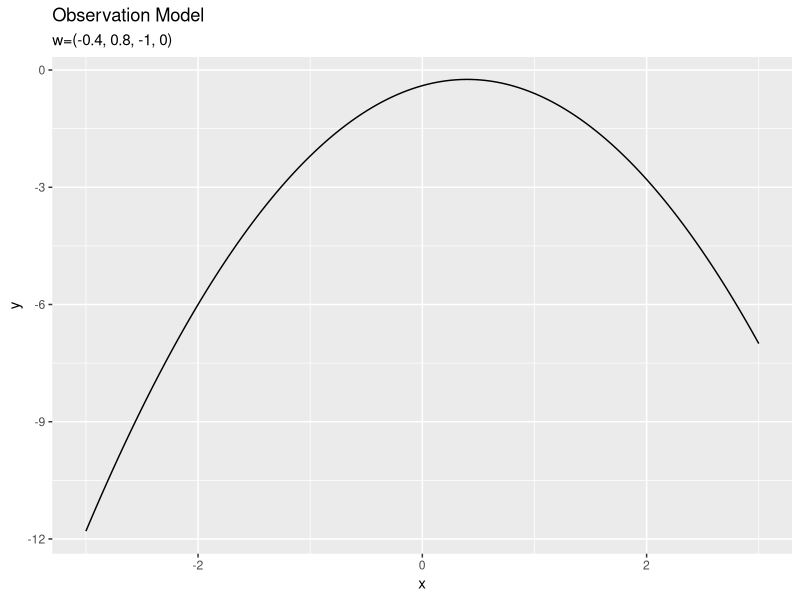
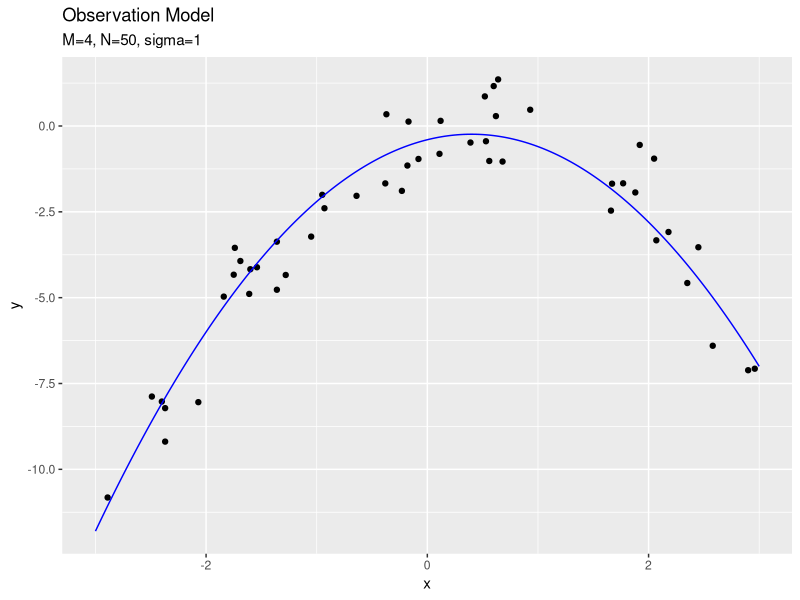
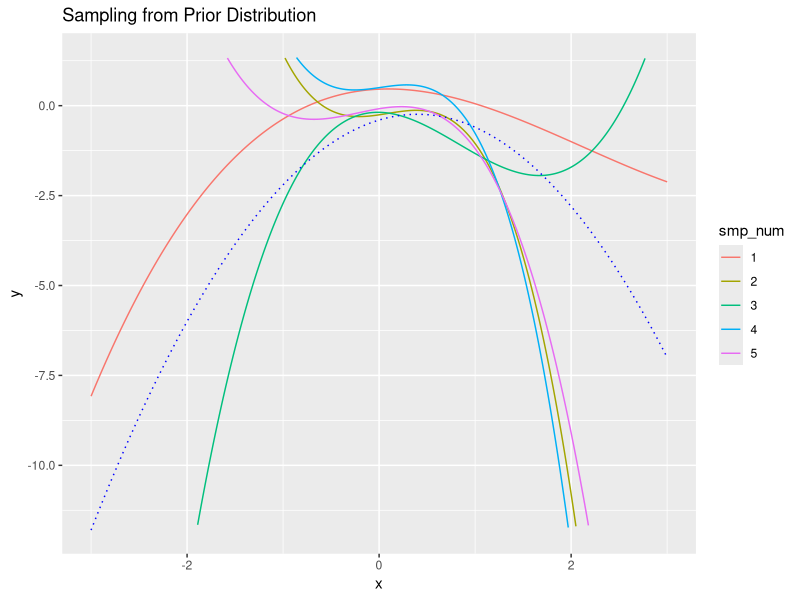
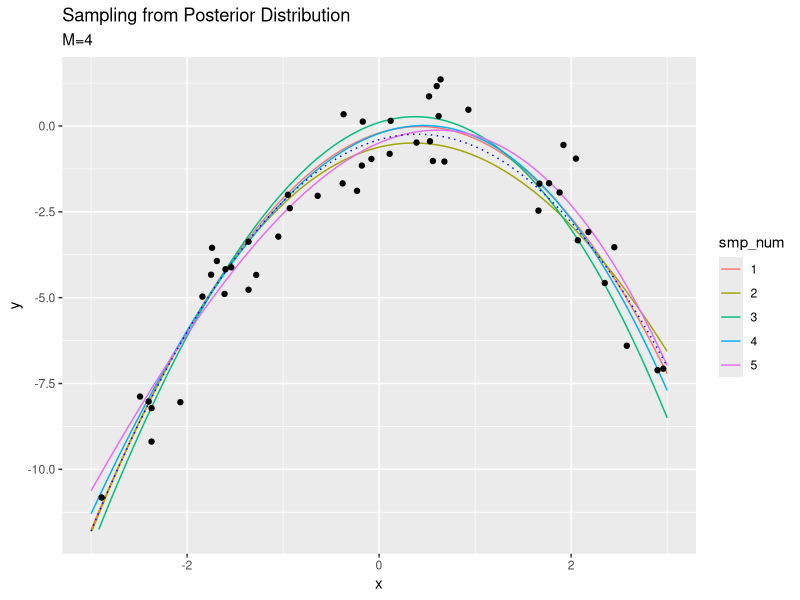
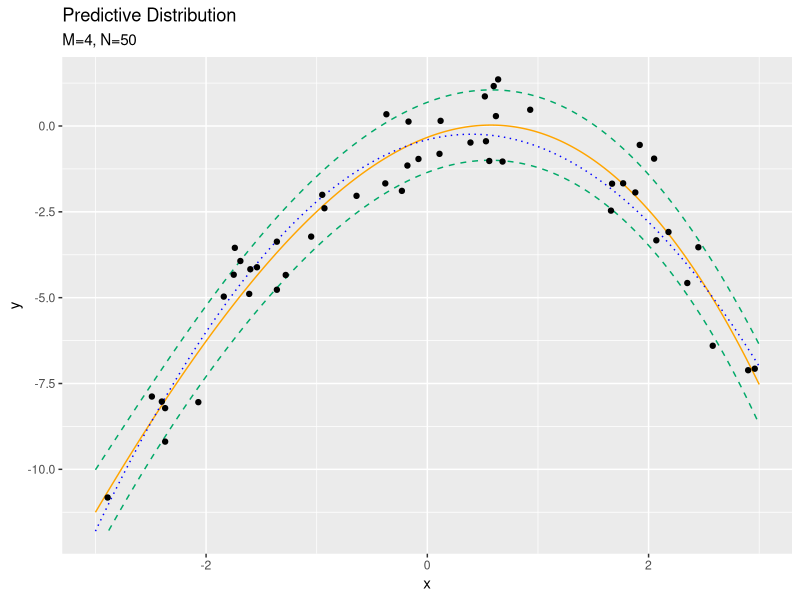

Reproduce these figures in R, in order. (Note: this script raises an error after producing the figures.)

# ch3.5 線形回帰の例 ------------------------------------------------------------

# 利用パッケージ
library(tidyverse)
library(mvtnorm)


# ch3.5.1 モデルの構築 ----------------------------------------------------------

# (1, x, ..., x^(n-1))のベクトル作成関数を定義
x_vector <- function(x_n, M) {
  x_mn <- matrix(NA, nrow = M, ncol = length(x_n))
  for(m in 1:M) {
    x_mn[m, ] <- x_n^(m-1)
  }
  x_mn
}


# 観測モデルのパラメータを指定
M_truth <- 4
sigma <- 1
lambda <- 1 / sigma^2
w_m <- sample(x = seq(-1, 1, by = 0.1), size = M_truth) %>% 
  matrix()


# 作図用のx軸の値
x_line <- seq(-3, 3, by = 0.01)
y_line <- t(w_m) %*% x_vector(x_line, M_truth) %>% 
  as.vector()

# ノイズを含まない観測モデルを作図
model_df <- tibble(
  x = x_line, 
  y = y_line
)
ggplot(model_df, aes(x, y)) + 
  geom_line() + 
  labs(title = "Observation Model", 
       subtitle = paste0("w=(", paste0(round(w_m, 1), collapse = ', '), ")"))


# データをサンプリング
N <- 50
smp_x_n <- sample(seq(min(x_line), max(x_line), by = 0.01), size = N, replace = TRUE)
y_1n <- t(w_m) %*% x_vector(smp_x_n, M_truth) + rnorm(n = N, mean = 0, sd = sqrt(1 / lambda))

# 観測データの散布図を作成
sample_df <- tibble(
  x = smp_x_n, 
  y = as.vector(y_1n)
)
ggplot() + 
  geom_point(data = sample_df, aes(x, y)) + # 観測データ
  geom_line(data = model_df, aes(x, y), color = "blue") + # ノイズなし観測モデル
  labs(title = "Observation Model", 
       subtitle = paste0("M=", M_truth, ", N=", N, ", sigma=", round(sqrt(1 / lambda), 1)))


# 事前分布のパラメータを指定
M <- 4
m_m <- matrix(rep(0, M), nrow = M, ncol = 1)
sigma_mm <- diag(M)
lambda_mm <- solve(sigma_mm^2)

# xのベクトルを作成
x_mn <- x_vector(smp_x_n, M)
x_mline <- x_vector(x_line, M)


# 事前分布からのwのサンプリングによるモデルを比較
smp_model_df <- tibble()
for(i in 1:5) {
  tmp_df <- tibble(
    x = x_line, 
    y = as.vector(
      mvtnorm::rmvnorm(n = 1, mean = m_m, sigma = solve(lambda_mm)) %*% x_mline
    ), 
    smp_num = as.factor(i)
  )
  smp_model_df <- rbind(smp_model_df, tmp_df)
}
ggplot() + 
  geom_line(data = smp_model_df, aes(x, y, color = smp_num)) + # 事前分布からサンプリングwによるモデル
  geom_line(data = model_df, aes(x, y), color = "blue", linetype = "dotted") + # 観測モデル
  ylim(min(min(y_1n), min(y_line)), max(max(y_1n), max(y_line))) + 
  geom_line() + 
  labs(title = "Sampling from Prior Distribution")


# 事後分布の計算 -----------------------------------------------------------------

# 事後分布のパラメータを計算
lambda_hat_mm <- lambda * x_mn %*% t(x_mn) + lambda_mm
m_hat_m <- solve(lambda_hat_mm) %*% (lambda * x_mn %*% t(y_1n) + lambda_mm %*% m_m)


# 事後分布による観測モデルのパラメータのサンプリングによるモデルの変化を比較
smp_model_df <- tibble()
for(i in 1:5) {
  tmp_df <- tibble(
    x = x_line, 
    y = as.vector(
      mvtnorm::rmvnorm(n = 1, mean = m_hat_m, sigma = solve(lambda_hat_mm)) %*% x_mline
    ), 
    smp_num = as.factor(i)
  )
  smp_model_df <- rbind(smp_model_df, tmp_df)
}
ggplot() + 
  geom_line(data = smp_model_df, aes(x, y, color = smp_num)) + # 事後分布からサンプリングしたwによるモデル
  geom_line(data = model_df, aes(x, y), color = "blue", linetype = "dotted") + # 観測モデル
  geom_point(data = sample_df, aes(x, y)) + # 観測データ
  ylim(min(min(y_1n), min(y_line)), max(max(y_1n), max(y_line))) + 
  labs(title = "Sampling from Posterior Distribution", 
       subtitle = paste0("M=", M))
  

# 予測分布の計算 -----------------------------------------------------------------


# 予測分布のパラメータを計算
mu_star_hat_line <- t(m_hat_m) %*% x_mline %>% 
  as.vector()
sigma2_star_hat_line <- rep(NA, length(x_line))
for(i in seq_along(x_line)) {
  sigma2_star_hat_line[i] <- 1 / lambda + t(x_mline[, i]) %*% solve(lambda_hat_mm) %*% matrix(x_mline[, i])
}

# 予測分布を計算
predict_df <- tibble(
  x = x_line, 
  E_y = mu_star_hat_line, # 予測分布の期待値
  minus_sigma_y = E_y - sqrt(sigma2_star_hat_line), # 予測分布の期待値-sigma
  plus_sigma_y = E_y + sqrt(sigma2_star_hat_line) # 予測分布の期待値+sigma
)

# 作図
ggplot() + 
  geom_line(data = predict_df, aes(x, E_y), color = "orange") + # 予測分布の期待値
  geom_line(data = predict_df, aes(x, plus_sigma_y), color = "#00A968", linetype = "dashed") + # 予測分布の期待値+sigma
  geom_line(data = predict_df, aes(x, minus_sigma_y), color = "#00A968", linetype = "dashed") + # 予測分布の期待値-sigma
  geom_line(data = model_df, aes(x, y), color = "blue", linetype = "dotted") + # 観測モデル
  geom_point(data = sample_df, aes(x, y)) + # 観測データ
  ylim(min(min(y_1n), min(y_line)), max(max(y_1n), max(y_line))) + 
  labs(title = "Predictive Distribution", 
       subtitle = paste0("M=", M, ", N=", N), 
       y = "y")

print(summary(sigma2_star_line))


# gif画像でサンプルサイズによる分布の変化を確認 ------------------------------------------------

# 追加パッケージ
library(gganimate)


# (1, x, ..., x^(n-1))のベクトル作成関数を定義
x_vector <- function(x_n, M) {
  x_mn <- matrix(NA, nrow = M, ncol = length(x_n))
  for(m in 1:M) {
    x_mn[m, ] <- x_n^(m-1)
  }
  x_mn
}


# 観測モデルのパラメータを指定
M_truth <- 4
sigma <- 1
lambda <- 1 / sigma^2
w_m <- sample(x = seq(-1, 1, by = 0.1), size = M_truth) %>% 
  matrix()


# 作図用のx軸の値
x_line <- seq(-3, 3, by = 0.01)
y_line <- t(w_m) %*% x_vector(x_line, M_truth) %>% 
  as.vector()

# ノイズを含まない観測モデルを作図
model_df <- tibble(
  x = x_line, 
  y = y_line
)
ggplot(model_df, aes(x, y)) + 
  geom_line() +
  labs(title = "Observation Model", 
       subtitle = paste0("w = (", paste0(round(w_m, 1), collapse = ', '), ")"))


# サンプルサイズを指定：(試行回数)
N <- 100

# 事前分布のパラメータを指定
M <- 10
m_m <- matrix(rep(0, M), nrow = M, ncol = 1)
sigma_mm <- diag(M)
lambda_mm <- solve(sigma_mm^2)

# xのベクトルを作成
x_mline <- x_vector(x_line, M)


# 推論
smp_x_n <- rep(NA, N)
y_1n <- rep(NA, N)
eps_n <- rep(NA, N)
sample_df <- tibble()
predict_df <- tibble()
for(n in 1:N) {
  
  # データをサンプリング
  smp_x_n[n] <- sample(seq(min(x_line), max(x_line), by = 0.01), size = 1, replace = TRUE)
  y_1n[n] <- t(w_m) %*% x_vector(smp_x_n[n], M_truth) + rnorm(n = 1, mean = 0, sd = sqrt(1 / lambda))
  
  # 観測データのデータフレームを作成
  sample_df <- tibble(
    x = smp_x_n[1:n], 
    y = as.vector(y_1n[1:n]), 
    iteration = n
  ) %>% 
    rbind(sample_df, .)
  
  # 観測データからxベクトルを作成
  x_mn <- x_vector(smp_x_n[n], M)
  
  # 事後分布のパラメータを計算
  old_lambda_mm <- lambda_mm
  lambda_mm <- lambda * x_mn %*% t(x_mn) + lambda_mm
  m_m <- solve(lambda_mm) %*% (lambda * x_mn %*% t(y_1n[n]) + old_lambda_mm %*% m_m)
  
  # 予測分布のパラメータを計算
  sigma2_star_line <- rep(NA, length(x_line))
  for(i in seq_along(x_line)) {
    sigma2_star_line[i] <- 1 / lambda + t(x_mline[, i]) %*% solve(lambda_mm) %*% matrix(x_mline[, i])
  }
  mu_star_line <- t(m_m) %*% x_mline %>% 
    as.vector()
  
  # 予測分布を計算
  predict_df <- tibble(
    x = x_line, 
    E_y = mu_star_line, 
    minus_sigma_y = E_y - sqrt(sigma2_star_line), 
    plus_sigma_y = E_y + sqrt(sigma2_star_line), 
    iteration = n
  ) %>% 
    rbind(predict_df, .)
}


# 作図
predict_graph <- ggplot() + 
  geom_line(data = predict_df, aes(x, E_y), color = "orange") + # 予測分布の期待値
  geom_line(data = predict_df, aes(x, plus_sigma_y), color = "#00A968", linetype = "dashed") + # 予測分布の期待値+sigam
  geom_line(data = predict_df, aes(x, minus_sigma_y), color = "#00A968", linetype = "dashed") + # 予測分布の期待値-sigma
  geom_line(data = model_df, aes(x, y), color = "blue", linetype = "dotted") + # 観測モデル
  geom_point(data = sample_df, aes(x, y)) + # 観測データ
  transition_manual(iteration) + # フレーム
  ylim(min(min(y_1n), min(y_line)), max(max(y_1n), max(y_line))) + 
  labs(title = "Predictive Distribution", 
       subtitle = paste("M=", M, ", N={current_frame}", sep = ""), 
       y = "y")

# gif画像を作成
animate(predict_graph, nframes = N, fps = 10)

warnings()


# gif画像で次元数による分布の変化を確認 ------------------------------------------------

# 追加パッケージ
library(gganimate)


# (1, x, ..., x^(n-1))のベクトル作成関数を定義
x_vector <- function(x_n, M) {
  x_mn <- matrix(NA, nrow = M, ncol = length(x_n))
  for(m in 1:M) {
    x_mn[m, ] <- x_n^(m-1)
  }
  x_mn
}


# 観測モデルのパラメータを指定
M_truth <- 4
sigma <- 1
lambda <- 1 / sigma^2
w_m <- sample(x = seq(-1, 1, by = 0.1), size = M_truth) %>% 
  matrix()


# 作図用のx軸の値
x_line <- seq(-3, 3, by = 0.01)
y_line <- t(w_m) %*% x_vector(x_line, M_truth) %>% 
  as.vector()


# サンプルサイズを指定
N <- 10

# データをサンプリング
smp_x_n <- sample(seq(min(x_line), max(x_line), by = 0.01), size = N, replace = TRUE)
y_1n <- t(w_m) %*% x_vector(smp_x_n, M_truth) + rnorm(n = N, mean = 0, sd = sqrt(1 / lambda)) 


# 観測データのデータフレームを作成
model_df <- tibble(
  x = x_line, 
  y = y_line
)
sample_df <- tibble(
  x = smp_x_n, 
  y = as.vector(y_1n)
)
ggplot() + 
  geom_point(data = sample_df, aes(x, y)) + # 観測データ
  geom_line(data = model_df, aes(x, y), color = "blue") + # ノイズなし観測モデル
  labs(title = "Observation Model", 
       subtitle = paste0("M=", M_truth, ", sigma=", round(sqrt(1 / lambda), 1)))


# パラメータ(次元)数の最大値を指定：(試行回数)
max_M <- 15


# 推論
predict_df <- tibble()
for(m in 1:max_M) {
  
  # 事前分布のパラメータを設定
  m_m <- matrix(rep(0, m), nrow = m, ncol = 1)
  sigma_mm <- diag(m)
  lambda_mm <- solve(sigma_mm^2)
  
  # 観測データからxベクトルを作成
  x_mn <- x_vector(smp_x_n, m)
  x_mline <- x_vector(x_line, m)
  
  # 事後分布のパラメータを計算
  old_lambda_mm <- lambda_mm
  lambda_mm <- lambda * x_mn %*% t(x_mn) + lambda_mm
  m_m <- solve(lambda_mm) %*% (lambda * x_mn %*% t(y_1n) + old_lambda_mm %*% m_m)
  
  # 予測分布のパラメータを計算
  sigma2_star_line <- rep(NA, length(x_line))
  for(i in seq_along(x_line)) {
    sigma2_star_line[i] <- 1 / lambda + t(x_mline[, i]) %*% solve(lambda_mm) %*% matrix(x_mline[, i])
  }
  mu_star_line <- t(m_m) %*% x_mline %>% 
    as.vector()
  
  # 予測分布を計算
  predict_df <- tibble(
    x = x_line, 
    E_y = mu_star_line, 
    minus_sigma_y = E_y - sqrt(sigma2_star_line), 
    plus_sigma_y = E_y + sqrt(sigma2_star_line), 
    iteration = m
  ) %>% 
    rbind(predict_df, .)
}


# 作図
predict_graph <- ggplot() + 
  geom_line(data = predict_df, aes(x, E_y), color = "orange") + # 予測分布の期待値
  geom_line(data = predict_df, aes(x, plus_sigma_y), color = "#00A968", linetype = "dashed") + # 予測分布の期待値+sigam
  geom_line(data = predict_df, aes(x, minus_sigma_y), color = "#00A968", linetype = "dashed") + # 予測分布の期待値-sigma
  geom_line(data = model_df, aes(x, y), color = "blue", linetype = "dotted") + # 観測モデル
  geom_point(data = sample_df, aes(x, y)) + # 観測データ
  transition_manual(iteration) + # フレーム
  ylim(min(min(y_1n), min(y_line)), max(max(y_1n), max(y_line))) + 
  labs(title = "Predictive Distribution", 
       subtitle = paste0("M={current_frame}", ", N=", N), 
       y = "y")

# gif画像を作成
animate(predict_graph, nframes = max_M)

warnings()
